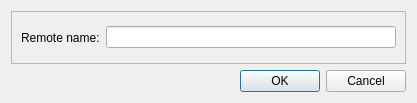
<?xml version="1.0" encoding="UTF-8"?>
<ui version="4.0">
 <class>PeerAuthenticationDialog</class>
 <widget class="QDialog" name="PeerAuthenticationDialog">
  <property name="geometry">
   <rect>
    <x>0</x>
    <y>0</y>
    <width>417</width>
    <height>103</height>
   </rect>
  </property>
  <property name="windowTitle">
   <string>PeerAuthenticationDialog</string>
  </property>
  <layout class="QVBoxLayout" name="verticalLayout">
   <item>
    <widget class="QFrame" name="m_pRemoteNameFrame">
     <property name="frameShape">
      <enum>QFrame::StyledPanel</enum>
     </property>
     <property name="frameShadow">
      <enum>QFrame::Raised</enum>
     </property>
     <layout class="QHBoxLayout" name="horizontalLayout">
      <item>
       <widget class="QLabel" name="m_pRemoteNameLabel">
        <property name="text">
         <string>Remote name:</string>
        </property>
        <property name="buddy">
         <cstring>m_pRemoteNameEdit</cstring>
        </property>
       </widget>
      </item>
      <item>
       <widget class="QLineEdit" name="m_pRemoteNameEdit">
        <property name="toolTip">
         <string>Set the assumed name of the remote system for authentication purposes.

If not empty, the name reported by the peer is checked against this name and connection will be refused if the reported name is different.</string>
        </property>
       </widget>
      </item>
     </layout>
    </widget>
   </item>
   <item>
    <widget class="QDialogButtonBox" name="buttonBox">
     <property name="orientation">
      <enum>Qt::Horizontal</enum>
     </property>
     <property name="standardButtons">
      <set>QDialogButtonBox::Cancel|QDialogButtonBox::Ok</set>
     </property>
    </widget>
   </item>
  </layout>
 </widget>
 <tabstops>
  <tabstop>m_pRemoteNameEdit</tabstop>
  <tabstop>buttonBox</tabstop>
 </tabstops>
 <resources/>
 <connections>
  <connection>
   <sender>buttonBox</sender>
   <signal>accepted()</signal>
   <receiver>PeerAuthenticationDialog</receiver>
   <slot>accept()</slot>
   <hints>
    <hint type="sourcelabel">
     <x>248</x>
     <y>254</y>
    </hint>
    <hint type="destinationlabel">
     <x>157</x>
     <y>274</y>
    </hint>
   </hints>
  </connection>
  <connection>
   <sender>buttonBox</sender>
   <signal>rejected()</signal>
   <receiver>PeerAuthenticationDialog</receiver>
   <slot>reject()</slot>
   <hints>
    <hint type="sourcelabel">
     <x>316</x>
     <y>260</y>
    </hint>
    <hint type="destinationlabel">
     <x>286</x>
     <y>274</y>
    </hint>
   </hints>
  </connection>
 </connections>
</ui>
